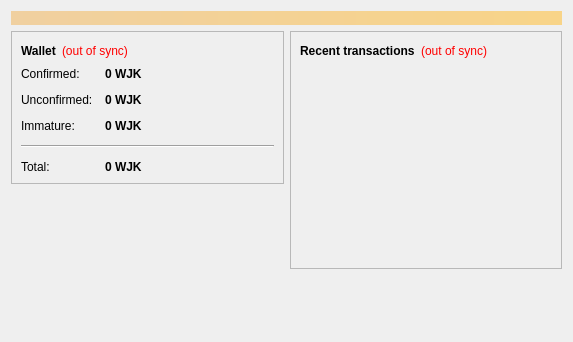
<?xml version="1.0" encoding="UTF-8"?>
<ui version="4.0">
 <class>OverviewPage</class>
 <widget class="QWidget" name="OverviewPage">
  <property name="geometry">
   <rect>
    <x>0</x>
    <y>0</y>
    <width>573</width>
    <height>342</height>
   </rect>
  </property>
  <property name="windowTitle">
   <string>Form</string>
  </property>
  <layout class="QVBoxLayout" name="topLayout">
   <item>
    <widget class="QLabel" name="labelAlerts">
     <property name="visible">
      <bool>false</bool>
     </property>
     <property name="styleSheet">
      <string notr="true">background-color: qlineargradient(x1: 0, y1: 0, x2: 1, y2: 0, stop:0 #F0D0A0, stop:1 #F8D488); color:#000000;</string>
     </property>
     <property name="wordWrap">
      <bool>true</bool>
     </property>
     <property name="margin">
      <number>3</number>
     </property>
    </widget>
   </item>
   <item>
    <layout class="QHBoxLayout" name="horizontalLayout" stretch="1,1">
     <item>
      <layout class="QVBoxLayout" name="verticalLayout_2">
       <item>
        <widget class="QFrame" name="frame">
         <property name="frameShape">
          <enum>QFrame::StyledPanel</enum>
         </property>
         <property name="frameShadow">
          <enum>QFrame::Raised</enum>
         </property>
         <layout class="QVBoxLayout" name="verticalLayout_4">
          <item>
           <layout class="QHBoxLayout" name="horizontalLayout_4">
            <item>
             <widget class="QLabel" name="label_5">
              <property name="font">
               <font>
                <weight>75</weight>
                <bold>true</bold>
               </font>
              </property>
              <property name="text">
               <string>Wallet</string>
              </property>
             </widget>
            </item>
            <item>
             <widget class="QLabel" name="labelWalletStatus">
              <property name="toolTip">
               <string>The displayed information may be out of date. Your wallet automatically synchronizes with the WojakCoin network after a connection is established, but this process has not completed yet.</string>
              </property>
              <property name="styleSheet">
               <string notr="true">QLabel { color: red; }</string>
              </property>
              <property name="text">
               <string notr="true">(out of sync)</string>
              </property>
              <property name="alignment">
               <set>Qt::AlignLeading|Qt::AlignLeft|Qt::AlignVCenter</set>
              </property>
             </widget>
            </item>
            <item>
             <spacer name="horizontalSpacer_2">
              <property name="orientation">
               <enum>Qt::Horizontal</enum>
              </property>
              <property name="sizeHint" stdset="0">
               <size>
                <width>40</width>
                <height>20</height>
               </size>
              </property>
             </spacer>
            </item>
           </layout>
          </item>
          <item>
           <layout class="QFormLayout" name="formLayout_2">
            <property name="fieldGrowthPolicy">
             <enum>QFormLayout::AllNonFixedFieldsGrow</enum>
            </property>
            <property name="horizontalSpacing">
             <number>12</number>
            </property>
            <property name="verticalSpacing">
             <number>12</number>
            </property>
            <item row="0" column="0">
             <widget class="QLabel" name="label">
              <property name="text">
               <string>Confirmed:</string>
              </property>
             </widget>
            </item>
            <item row="0" column="1">
             <widget class="QLabel" name="labelBalance">
              <property name="font">
               <font>
                <weight>75</weight>
                <bold>true</bold>
               </font>
              </property>
              <property name="cursor">
               <cursorShape>IBeamCursor</cursorShape>
              </property>
              <property name="toolTip">
               <string>Your current spendable balance</string>
              </property>
              <property name="text">
               <string notr="true">0 WJK</string>
              </property>
              <property name="textInteractionFlags">
               <set>Qt::LinksAccessibleByMouse|Qt::TextSelectableByKeyboard|Qt::TextSelectableByMouse</set>
              </property>
             </widget>
            </item>
            <item row="1" column="0">
             <widget class="QLabel" name="label_3">
              <property name="text">
               <string>Unconfirmed:</string>
              </property>
             </widget>
            </item>
            <item row="1" column="1">
             <widget class="QLabel" name="labelUnconfirmed">
              <property name="font">
               <font>
                <weight>75</weight>
                <bold>true</bold>
               </font>
              </property>
              <property name="cursor">
               <cursorShape>IBeamCursor</cursorShape>
              </property>
              <property name="toolTip">
               <string>Total of transactions that have yet to be confirmed, and do not yet count toward the spendable balance</string>
              </property>
              <property name="text">
               <string notr="true">0 WJK</string>
              </property>
              <property name="textInteractionFlags">
               <set>Qt::LinksAccessibleByMouse|Qt::TextSelectableByKeyboard|Qt::TextSelectableByMouse</set>
              </property>
             </widget>
            </item>
            <item row="2" column="0">
             <widget class="QLabel" name="labelImmatureText">
              <property name="text">
               <string>Immature:</string>
              </property>
             </widget>
            </item>
            <item row="2" column="1">
             <widget class="QLabel" name="labelImmature">
              <property name="font">
               <font>
                <weight>75</weight>
                <bold>true</bold>
               </font>
              </property>
              <property name="toolTip">
               <string>Mined balance that has not yet matured</string>
              </property>
              <property name="text">
               <string notr="true">0 WJK</string>
              </property>
              <property name="textInteractionFlags">
               <set>Qt::LinksAccessibleByMouse|Qt::TextSelectableByKeyboard|Qt::TextSelectableByMouse</set>
              </property>
             </widget>
            </item>
            <item row="4" column="0">
             <widget class="QLabel" name="labelTotalText">
              <property name="text">
               <string>Total:</string>
              </property>
             </widget>
            </item>
            <item row="4" column="1">
             <widget class="QLabel" name="labelTotal">
              <property name="font">
               <font>
                <weight>75</weight>
                <bold>true</bold>
               </font>
              </property>
              <property name="cursor">
               <cursorShape>IBeamCursor</cursorShape>
              </property>
              <property name="toolTip">
               <string>Your current total balance</string>
              </property>
              <property name="text">
               <string notr="true">0 WJK</string>
              </property>
              <property name="textInteractionFlags">
               <set>Qt::LinksAccessibleByMouse|Qt::TextSelectableByKeyboard|Qt::TextSelectableByMouse</set>
              </property>
             </widget>
            </item>
            <item row="3" column="0" colspan="2">
             <widget class="Line" name="line">
              <property name="orientation">
               <enum>Qt::Horizontal</enum>
              </property>
             </widget>
            </item>
           </layout>
          </item>
         </layout>
        </widget>
       </item>
       <item>
        <spacer name="verticalSpacer">
         <property name="orientation">
          <enum>Qt::Vertical</enum>
         </property>
         <property name="sizeHint" stdset="0">
          <size>
           <width>20</width>
           <height>40</height>
          </size>
         </property>
        </spacer>
       </item>
      </layout>
     </item>
     <item>
      <layout class="QVBoxLayout" name="verticalLayout_3">
       <item>
        <widget class="QFrame" name="frame_2">
         <property name="frameShape">
          <enum>QFrame::StyledPanel</enum>
         </property>
         <property name="frameShadow">
          <enum>QFrame::Raised</enum>
         </property>
         <layout class="QVBoxLayout" name="verticalLayout">
          <item>
           <layout class="QHBoxLayout" name="horizontalLayout_2">
            <item>
             <widget class="QLabel" name="label_4">
              <property name="text">
               <string>&lt;b&gt;Recent transactions&lt;/b&gt;</string>
              </property>
             </widget>
            </item>
            <item>
             <widget class="QLabel" name="labelTransactionsStatus">
              <property name="toolTip">
               <string>The displayed information may be out of date. Your wallet automatically synchronizes with the WojakCoin network after a connection is established, but this process has not completed yet.</string>
              </property>
              <property name="styleSheet">
               <string notr="true">QLabel { color: red; }</string>
              </property>
              <property name="text">
               <string notr="true">(out of sync)</string>
              </property>
              <property name="alignment">
               <set>Qt::AlignRight|Qt::AlignTrailing|Qt::AlignVCenter</set>
              </property>
             </widget>
            </item>
            <item>
             <spacer name="horizontalSpacer">
              <property name="orientation">
               <enum>Qt::Horizontal</enum>
              </property>
              <property name="sizeHint" stdset="0">
               <size>
                <width>40</width>
                <height>20</height>
               </size>
              </property>
             </spacer>
            </item>
           </layout>
          </item>
          <item>
           <widget class="QListView" name="listTransactions">
            <property name="styleSheet">
             <string notr="true">QListView { background: transparent; }</string>
            </property>
            <property name="frameShape">
             <enum>QFrame::NoFrame</enum>
            </property>
            <property name="verticalScrollBarPolicy">
             <enum>Qt::ScrollBarAlwaysOff</enum>
            </property>
            <property name="horizontalScrollBarPolicy">
             <enum>Qt::ScrollBarAlwaysOff</enum>
            </property>
            <property name="selectionMode">
             <enum>QAbstractItemView::NoSelection</enum>
            </property>
           </widget>
          </item>
         </layout>
        </widget>
       </item>
       <item>
        <spacer name="verticalSpacer_2">
         <property name="orientation">
          <enum>Qt::Vertical</enum>
         </property>
         <property name="sizeHint" stdset="0">
          <size>
           <width>20</width>
           <height>40</height>
          </size>
         </property>
        </spacer>
       </item>
      </layout>
     </item>
    </layout>
   </item>
  </layout>
 </widget>
 <resources/>
 <connections/>
</ui>
